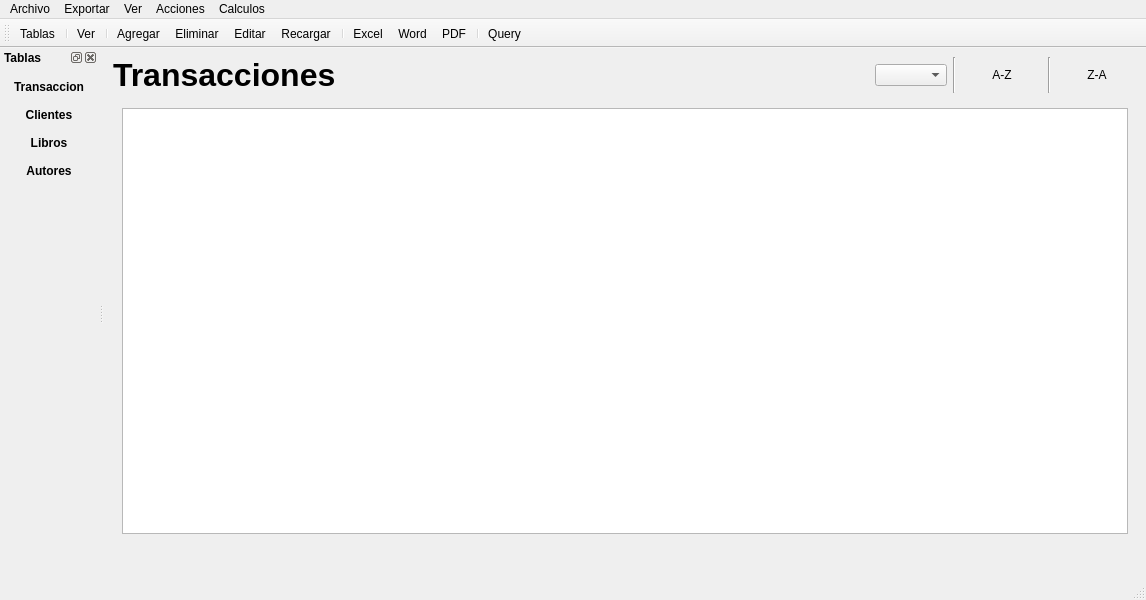
<?xml version="1.0" encoding="UTF-8"?>
<ui version="4.0">
 <class>MainWindow</class>
 <widget class="QMainWindow" name="MainWindow">
  <property name="geometry">
   <rect>
    <x>0</x>
    <y>0</y>
    <width>1146</width>
    <height>600</height>
   </rect>
  </property>
  <property name="windowTitle">
   <string>Biblioteca</string>
  </property>
  <property name="windowIcon">
   <iconset resource="iconos.qrc">
    <normaloff>:/new/prefix1/iconos/libro.png</normaloff>:/new/prefix1/iconos/libro.png</iconset>
  </property>
  <widget class="QWidget" name="centralwidget">
   <layout class="QGridLayout" name="gridLayout">
    <item row="0" column="0">
     <layout class="QVBoxLayout" name="verticalLayout_2">
      <item>
       <layout class="QHBoxLayout" name="horizontalLayout">
        <item>
         <widget class="QLabel" name="TituloTabla">
          <property name="font">
           <font>
            <pointsize>24</pointsize>
            <bold>true</bold>
           </font>
          </property>
          <property name="text">
           <string>Transacciones</string>
          </property>
         </widget>
        </item>
        <item>
         <spacer name="horizontalSpacer">
          <property name="orientation">
           <enum>Qt::Horizontal</enum>
          </property>
          <property name="sizeHint" stdset="0">
           <size>
            <width>40</width>
            <height>20</height>
           </size>
          </property>
         </spacer>
        </item>
        <item>
         <widget class="QComboBox" name="campo"/>
        </item>
        <item>
         <widget class="Line" name="line_2">
          <property name="orientation">
           <enum>Qt::Vertical</enum>
          </property>
         </widget>
        </item>
        <item>
         <widget class="QPushButton" name="az">
          <property name="text">
           <string>A-Z</string>
          </property>
          <property name="autoDefault">
           <bool>false</bool>
          </property>
          <property name="default">
           <bool>false</bool>
          </property>
          <property name="flat">
           <bool>true</bool>
          </property>
         </widget>
        </item>
        <item>
         <widget class="Line" name="line">
          <property name="orientation">
           <enum>Qt::Vertical</enum>
          </property>
         </widget>
        </item>
        <item>
         <widget class="QPushButton" name="za">
          <property name="text">
           <string>Z-A</string>
          </property>
          <property name="flat">
           <bool>true</bool>
          </property>
         </widget>
        </item>
       </layout>
      </item>
      <item>
       <layout class="QVBoxLayout" name="verticalLayout_6">
        <item>
         <widget class="QStackedWidget" name="area">
          <property name="currentIndex">
           <number>3</number>
          </property>
          <widget class="QWidget" name="page">
           <layout class="QGridLayout" name="gridLayout_4">
            <item row="0" column="0">
             <widget class="QTableView" name="DatosTransaccion">
              <property name="sizeAdjustPolicy">
               <enum>QAbstractScrollArea::AdjustIgnored</enum>
              </property>
              <attribute name="verticalHeaderVisible">
               <bool>false</bool>
              </attribute>
             </widget>
            </item>
           </layout>
          </widget>
          <widget class="QWidget" name="page_2">
           <layout class="QGridLayout" name="gridLayout_5">
            <item row="0" column="0">
             <layout class="QVBoxLayout" name="verticalLayout_3">
              <item>
               <widget class="QTableView" name="DatosClientes">
                <attribute name="verticalHeaderVisible">
                 <bool>false</bool>
                </attribute>
               </widget>
              </item>
             </layout>
            </item>
           </layout>
          </widget>
          <widget class="QWidget" name="page_3">
           <layout class="QGridLayout" name="gridLayout_6">
            <item row="0" column="0">
             <layout class="QVBoxLayout" name="verticalLayout_4">
              <item>
               <widget class="QTableView" name="DatosLibros">
                <attribute name="verticalHeaderVisible">
                 <bool>false</bool>
                </attribute>
               </widget>
              </item>
             </layout>
            </item>
           </layout>
          </widget>
          <widget class="QWidget" name="page_4">
           <layout class="QGridLayout" name="gridLayout_7">
            <item row="0" column="0">
             <layout class="QVBoxLayout" name="verticalLayout_5">
              <item>
               <widget class="QTableView" name="Datos">
                <attribute name="verticalHeaderVisible">
                 <bool>false</bool>
                </attribute>
               </widget>
              </item>
             </layout>
            </item>
           </layout>
          </widget>
         </widget>
        </item>
        <item>
         <layout class="QHBoxLayout" name="horizontalLayout_3">
          <item>
           <layout class="QHBoxLayout" name="horizontalLayout_2">
            <item>
             <widget class="QLabel" name="tiempo">
              <property name="text">
               <string/>
              </property>
             </widget>
            </item>
            <item>
             <spacer name="horizontalSpacer_2">
              <property name="orientation">
               <enum>Qt::Horizontal</enum>
              </property>
              <property name="sizeHint" stdset="0">
               <size>
                <width>40</width>
                <height>20</height>
               </size>
              </property>
             </spacer>
            </item>
           </layout>
          </item>
          <item>
           <widget class="QLabel" name="fecha">
            <property name="text">
             <string/>
            </property>
           </widget>
          </item>
          <item>
           <widget class="QLabel" name="hora">
            <property name="text">
             <string/>
            </property>
           </widget>
          </item>
         </layout>
        </item>
       </layout>
      </item>
     </layout>
    </item>
   </layout>
  </widget>
  <widget class="QStatusBar" name="statusbar"/>
  <widget class="QDockWidget" name="barra">
   <property name="font">
    <font>
     <bold>true</bold>
    </font>
   </property>
   <property name="windowTitle">
    <string>Tablas</string>
   </property>
   <attribute name="dockWidgetArea">
    <number>1</number>
   </attribute>
   <widget class="QWidget" name="dockWidgetContents">
    <layout class="QGridLayout" name="gridLayout_3">
     <item row="0" column="0">
      <layout class="QGridLayout" name="gridLayout_2">
       <item row="0" column="0">
        <layout class="QVBoxLayout" name="verticalLayout">
         <item>
          <widget class="QPushButton" name="pushButton">
           <property name="font">
            <font>
             <bold>true</bold>
            </font>
           </property>
           <property name="text">
            <string>Transaccion</string>
           </property>
           <property name="flat">
            <bool>true</bool>
           </property>
          </widget>
         </item>
         <item>
          <widget class="QPushButton" name="pushButton_4">
           <property name="font">
            <font>
             <bold>true</bold>
            </font>
           </property>
           <property name="text">
            <string>Clientes</string>
           </property>
           <property name="flat">
            <bool>true</bool>
           </property>
          </widget>
         </item>
         <item>
          <widget class="QPushButton" name="pushButton_2">
           <property name="font">
            <font>
             <bold>true</bold>
            </font>
           </property>
           <property name="text">
            <string>Libros</string>
           </property>
           <property name="flat">
            <bool>true</bool>
           </property>
          </widget>
         </item>
         <item>
          <widget class="QPushButton" name="pushButton_3">
           <property name="font">
            <font>
             <bold>true</bold>
            </font>
           </property>
           <property name="text">
            <string>Autores</string>
           </property>
           <property name="flat">
            <bool>true</bool>
           </property>
          </widget>
         </item>
        </layout>
       </item>
       <item row="1" column="0">
        <spacer name="verticalSpacer">
         <property name="orientation">
          <enum>Qt::Vertical</enum>
         </property>
         <property name="sizeHint" stdset="0">
          <size>
           <width>20</width>
           <height>40</height>
          </size>
         </property>
        </spacer>
       </item>
      </layout>
     </item>
    </layout>
   </widget>
  </widget>
  <widget class="QToolBar" name="toolBar">
   <property name="windowTitle">
    <string>toolBar</string>
   </property>
   <attribute name="toolBarArea">
    <enum>TopToolBarArea</enum>
   </attribute>
   <attribute name="toolBarBreak">
    <bool>false</bool>
   </attribute>
   <addaction name="actionTablas"/>
   <addaction name="separator"/>
   <addaction name="actionVer"/>
   <addaction name="separator"/>
   <addaction name="actionAgregar"/>
   <addaction name="actionEliminar"/>
   <addaction name="actionEditar"/>
   <addaction name="actionRecargar"/>
   <addaction name="separator"/>
   <addaction name="actionExcel"/>
   <addaction name="actionWord"/>
   <addaction name="actionPDF"/>
   <addaction name="separator"/>
   <addaction name="actionQuery"/>
  </widget>
  <widget class="QMenuBar" name="menuBar">
   <property name="geometry">
    <rect>
     <x>0</x>
     <y>0</y>
     <width>1146</width>
     <height>25</height>
    </rect>
   </property>
   <widget class="QMenu" name="menuArchivo">
    <property name="title">
     <string>Archivo</string>
    </property>
    <addaction name="actionUsuario"/>
   </widget>
   <widget class="QMenu" name="menuVer">
    <property name="title">
     <string>Ver</string>
    </property>
    <addaction name="actionTablas"/>
   </widget>
   <widget class="QMenu" name="menuAcciones">
    <property name="title">
     <string>Acciones</string>
    </property>
    <addaction name="actionAgregar"/>
    <addaction name="actionEliminar"/>
    <addaction name="actionEditar"/>
    <addaction name="actionRecargar"/>
    <addaction name="actionVer"/>
   </widget>
   <widget class="QMenu" name="menuCalculos">
    <property name="title">
     <string>Calculos</string>
    </property>
    <addaction name="actionQuery"/>
   </widget>
   <widget class="QMenu" name="menuExportar">
    <property name="title">
     <string>Exportar</string>
    </property>
    <addaction name="actionExcel"/>
    <addaction name="actionPDF"/>
    <addaction name="actionWord"/>
   </widget>
   <addaction name="menuArchivo"/>
   <addaction name="menuExportar"/>
   <addaction name="menuVer"/>
   <addaction name="menuAcciones"/>
   <addaction name="menuCalculos"/>
  </widget>
  <action name="actionTablas">
   <property name="icon">
    <iconset resource="iconos.qrc">
     <normaloff>:/new/prefix1/iconos/barra-lateral.png</normaloff>:/new/prefix1/iconos/barra-lateral.png</iconset>
   </property>
   <property name="text">
    <string>Tablas</string>
   </property>
  </action>
  <action name="actionAgregar">
   <property name="icon">
    <iconset resource="iconos.qrc">
     <normaloff>:/new/prefix1/iconos/mas.png</normaloff>:/new/prefix1/iconos/mas.png</iconset>
   </property>
   <property name="text">
    <string>Agregar</string>
   </property>
  </action>
  <action name="actionEliminar">
   <property name="icon">
    <iconset resource="iconos.qrc">
     <normaloff>:/new/prefix1/iconos/eliminar.png</normaloff>:/new/prefix1/iconos/eliminar.png</iconset>
   </property>
   <property name="text">
    <string>Eliminar</string>
   </property>
  </action>
  <action name="actionVer">
   <property name="icon">
    <iconset resource="iconos.qrc">
     <normaloff>:/new/prefix1/iconos/servidor.png</normaloff>:/new/prefix1/iconos/servidor.png</iconset>
   </property>
   <property name="text">
    <string>Ver</string>
   </property>
  </action>
  <action name="actionExcel">
   <property name="icon">
    <iconset resource="iconos.qrc">
     <normaloff>:/new/prefix1/iconos/excel.png</normaloff>:/new/prefix1/iconos/excel.png</iconset>
   </property>
   <property name="text">
    <string>Excel</string>
   </property>
  </action>
  <action name="actionQuery">
   <property name="icon">
    <iconset resource="iconos.qrc">
     <normaloff>:/new/prefix1/iconos/query-analysis.png</normaloff>:/new/prefix1/iconos/query-analysis.png</iconset>
   </property>
   <property name="text">
    <string>Query</string>
   </property>
  </action>
  <action name="actionWord">
   <property name="icon">
    <iconset resource="iconos.qrc">
     <normaloff>:/new/prefix1/iconos/word.png</normaloff>:/new/prefix1/iconos/word.png</iconset>
   </property>
   <property name="text">
    <string>Word</string>
   </property>
  </action>
  <action name="actionPDF">
   <property name="icon">
    <iconset resource="iconos.qrc">
     <normaloff>:/new/prefix1/iconos/pdf.png</normaloff>:/new/prefix1/iconos/pdf.png</iconset>
   </property>
   <property name="text">
    <string>PDF</string>
   </property>
  </action>
  <action name="actionEditar">
   <property name="icon">
    <iconset resource="iconos.qrc">
     <normaloff>:/new/prefix1/iconos/editar-informacion.png</normaloff>:/new/prefix1/iconos/editar-informacion.png</iconset>
   </property>
   <property name="text">
    <string>Editar</string>
   </property>
  </action>
  <action name="actionRecargar">
   <property name="icon">
    <iconset resource="iconos.qrc">
     <normaloff>:/new/prefix1/iconos/recargar.png</normaloff>:/new/prefix1/iconos/recargar.png</iconset>
   </property>
   <property name="text">
    <string>Recargar</string>
   </property>
  </action>
  <action name="actionUsuario">
   <property name="icon">
    <iconset resource="iconos.qrc">
     <normaloff>:/new/prefix1/iconos/usuario.png</normaloff>:/new/prefix1/iconos/usuario.png</iconset>
   </property>
   <property name="text">
    <string>Usuario</string>
   </property>
  </action>
 </widget>
 <resources>
  <include location="iconos.qrc"/>
 </resources>
 <connections/>
</ui>
